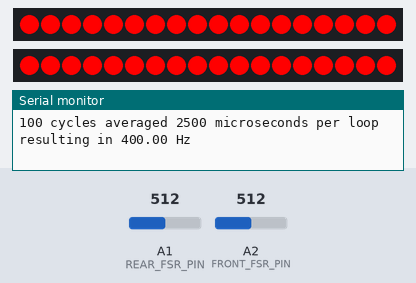
Bench run of a sketch on a simulated Arduino Uno, built for the host (arithmetic inside an expression is 32-bit, double 64-bit). Parts: 2 × 18 RGB LEDs in strip order, left to right, the last lines printed to the serial monitor. Inputs (shaded band) come from the test bench; at power-on: A1 (REAR_FSR_PIN) = 512, A2 (FRONT_FSR_PIN) = 512. Dim RGB values are drawn brighter than linear.

Above: at 1.2 s.
1.3 s: A1 (REAR_FSR_PIN) set to 883
2.8 s: A1 (REAR_FSR_PIN) set to 909
At 3.4 s:
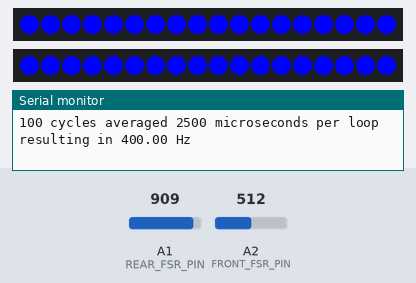
4.3 s: A2 (FRONT_FSR_PIN) set to 892
5.8 s: A2 (FRONT_FSR_PIN) set to 919
At 6.9 s:
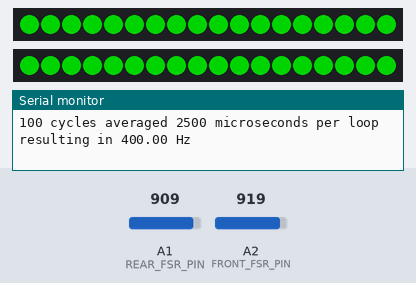
7.3 s: A2 (FRONT_FSR_PIN) set to 900
At 8.0 s:
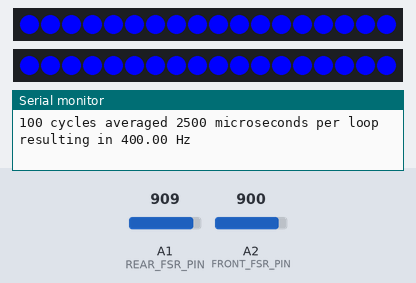
8.8 s: A2 (FRONT_FSR_PIN) set to 1023
At 9.2 s:
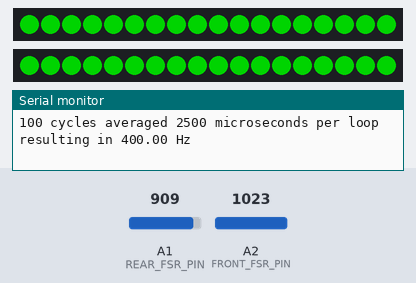
Timing chart, 0 to 11.3 s (numbered marks = the images above; inputs shaded):
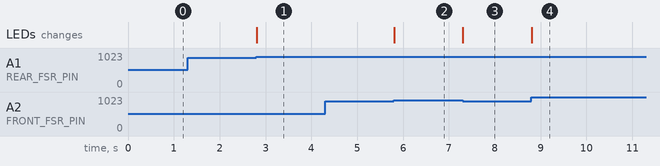

The sketch:

FSR_LED_Timing_Test.ino
```cpp
#define Serial SERIAL_PORT_USBVIRTUAL


#include <FastLED.h>

#define NUM_LEDS 18

#define FRONT_FSR_PIN A2
#define REAR_FSR_PIN A1

#define DATA_PIN 10
#define DATA_PIN_2 11

// Define the array of leds
CRGB leds[NUM_LEDS];
CRGB leds2[NUM_LEDS];

// timing variables
long startTime = 0;
long endTime = 0;
int timingCycleCounter = 0;
int TIMED_CYCLES = 100;
long avgTime = 0;
long totalTime = 0;
float frequency = 0; // Hz

void setup() {
       FastLED.addLeds<WS2812, DATA_PIN, GRB>(leds, NUM_LEDS);
       FastLED.addLeds<WS2812, DATA_PIN_2, GRB>(leds2, NUM_LEDS);
       Serial.begin(115200);
}

void loop() {
  if(timingCycleCounter == 0) { // first run
    startTime = micros();
    timingCycleCounter++;
  } else if(timingCycleCounter >= TIMED_CYCLES) { // finished test, report output and reset
    endTime = micros();
    totalTime = endTime - startTime;
    frequency = (float)TIMED_CYCLES / totalTime * 1000000;
    avgTime = totalTime / TIMED_CYCLES;
    Serial.print(TIMED_CYCLES);
    Serial.print(" cycles averaged ");
    Serial.print(avgTime);
    Serial.print(" microseconds per loop resulting in ");
    Serial.print(frequency);
    Serial.println(" Hz");
    timingCycleCounter = 0;
  } else { // middle of testing
    timingCycleCounter++;
  }
  if(isFSRTriggered(FRONT_FSR_PIN) && isFSRTriggered(REAR_FSR_PIN)) {
    for(int i=0; i<(sizeof(leds)/sizeof(leds[0])); i++) {
      leds[i] = CRGB::Green;
      leds2[i] = CRGB::Green;
    }
  } else if(isFSRTriggered(FRONT_FSR_PIN) || isFSRTriggered(REAR_FSR_PIN)) {
    for(int i=0; i<(sizeof(leds)/sizeof(leds[0])); i++) {
      leds[i] = CRGB::Blue;
      leds2[i] = CRGB::Blue;
    }
  } else {
    for(int i=0; i<(sizeof(leds)/sizeof(leds[0])); i++) {
      leds[i] = CRGB::Red;
      leds2[i] = CRGB::Red;
    }
  }
  /*
  Serial.print(analogRead(FRONT_FSR_PIN));
  Serial.print(", ");
  Serial.println(analogRead(REAR_FSR_PIN));
  */

  FastLED.show();
  //Serial.println("LEDs off");
  //delay(100);
}

boolean isFSRTriggered(int pin) {
  return analogRead(pin) > 900;
}
```

Measured:
- the behaviour switches between 900 and 901 on A1 (REAR_FSR_PIN) (found by bisection; images 0 and 1)
- the behaviour switches between 900 and 901 on A2 (FRONT_FSR_PIN) (found by bisection; images 1 and 2)
- after the input at 2.8 s, the LEDs: change at once (image 1)
- after the input at 5.8 s, the LEDs: change at once (image 2)
- after the input at 7.3 s, the LEDs: change at once (image 3)
- after the input at 8.8 s, the LEDs: change at once (image 4)
